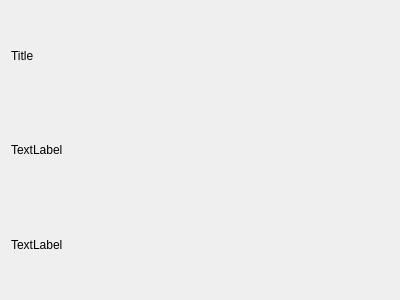
<?xml version="1.0" encoding="UTF-8"?>
<ui version="4.0">
 <class>SceneSummaryWidget</class>
 <widget class="QWidget" name="SceneSummaryWidget">
  <property name="geometry">
   <rect>
    <x>0</x>
    <y>0</y>
    <width>400</width>
    <height>300</height>
   </rect>
  </property>
  <property name="windowTitle">
   <string>Form</string>
  </property>
  <layout class="QVBoxLayout" name="verticalLayout">
   <item>
    <widget class="QLabel" name="lblTitle">
     <property name="text">
      <string>Title</string>
     </property>
    </widget>
   </item>
   <item>
    <widget class="QLabel" name="lblPov">
     <property name="text">
      <string>TextLabel</string>
     </property>
    </widget>
   </item>
   <item>
    <widget class="QLabel" name="lblType">
     <property name="text">
      <string>TextLabel</string>
     </property>
    </widget>
   </item>
  </layout>
 </widget>
 <resources/>
 <connections/>
</ui>
